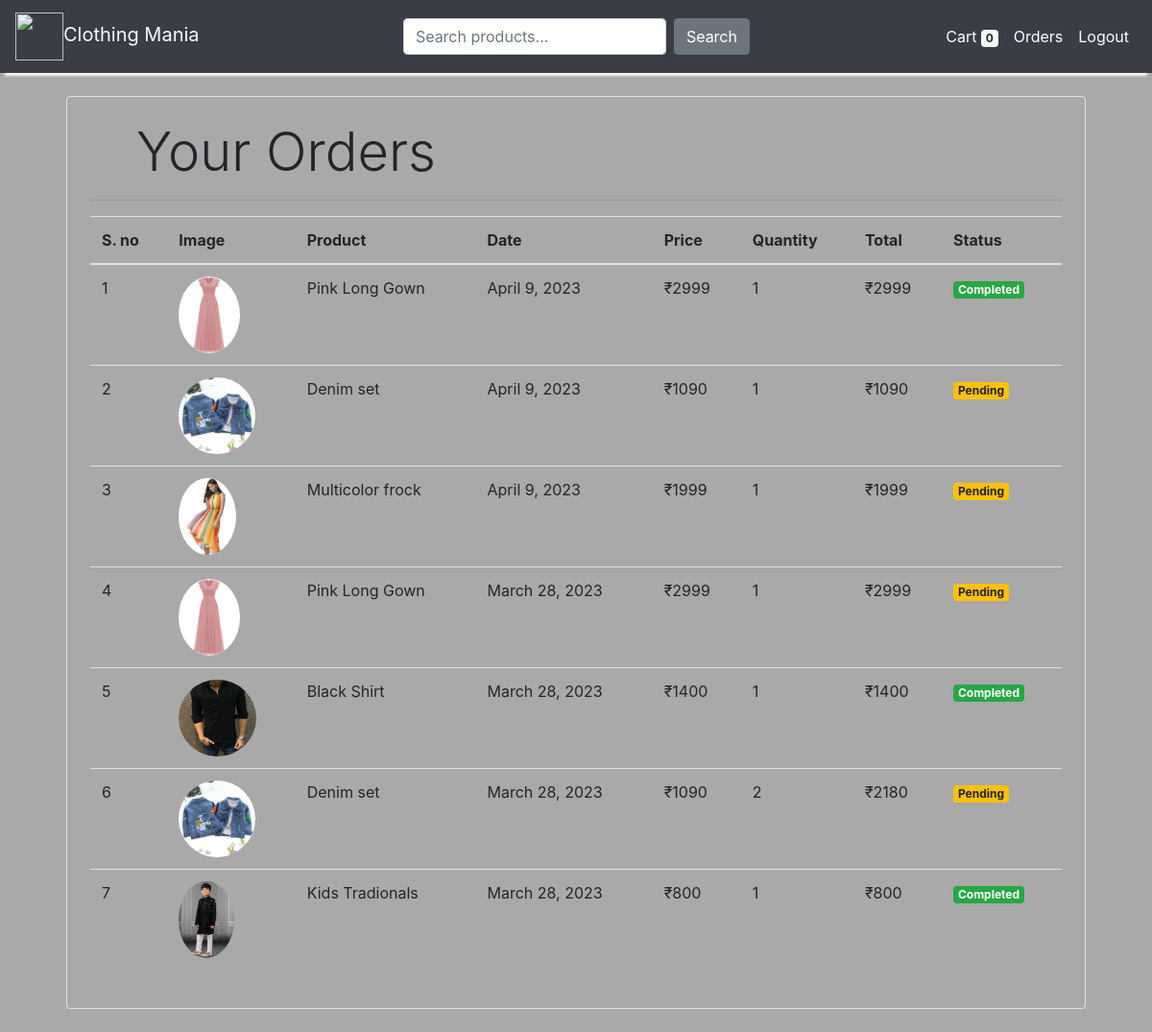
Screenshot of /orders (signed in) with the database file from the repository.
### store/models/orders.py (models this page shows, shortened)
class Order(models.Model):
    product = models.ForeignKey(Products, on_delete=models.CASCADE)
    customer = models.ForeignKey(Customer, on_delete=models.CASCADE)
    quantity = models.IntegerField(default=1)
    price = models.IntegerField()
    address = models.CharField(max_length=50, default='', blank=True)
    phone = models.CharField(max_length=50, default='', blank=True)
    date = models.DateField(default=datetime.datetime.today)
    status = models.BooleanField(default=False)
    @staticmethod
    def get_orders_by_customer(customer_id):
        return Order.objects.filter(customer=customer_id).order_by('-date')
    class Meta:
        verbose_name = "Order"
        verbose_name_plural = "Orders"

### store/models/product.py (models this page shows, shortened)
class Products(models.Model):
    name = models.CharField(max_length=60)
    price = models.IntegerField(default=0)
    category = models.ForeignKey(Category,on_delete=models.CASCADE,default=1 )
    description = models.CharField(max_length=250, default='', blank=True, null= True)
    image = models.ImageField(upload_to='uploads/products/')
    class Meta:
        verbose_name = "Product"
        verbose_name_plural = "Products"

### store/middlewares/auth.py (the view)
    def middleware(request):
        print(request.session.get('customer'))
        returnUrl = request.META['PATH_INFO']
        print(request.META['PATH_INFO'])
        if not request.session.get('customer'):
           return redirect(f'login?return_url={returnUrl}')
        response = get_response(request)
        return response

### store/templatetags/custom_filter.py (called while the page is built)
@register.filter(name='currency')
def currency(number):
    return "₹"+str(number)

@register.filter(name='multiply')
def multiply(number , number1):
    return number * number1

### store/views/orders.py (called while the page is built)
    def get(self , request ):
        customer = request.session.get('customer')
        orders = Order.get_orders_by_customer(customer)
        print(orders)
        return render(request , 'orders.html'  , {'orders' : orders})

### store/templates/orders.html
{% extends 'base.html' %}
{% block content %}
{% load cart %}
{% load custom_filter %}
<div class="container">
   <div class="border rounded p-4 m-4">
        <p class="display-4 pl-4 ml-4">Your Orders</p>
        <hr>
        <table class="table">
            <thead>
                <tr>
                    <th>S. no</th>
                    <th>Image</th>
                    <th>Product</th>
                    <th>Date</th>
                    <th>Price</th>
                    <th>Quantity</th>
                    <th>Total</th>
                    <th>Status</th>
                </tr>
            </thead>
            <tbody>
                {% for order in orders %}
                <tr>
                    <td>{{forloop.counter}}</td>
                    <td><img style="height: 80px;" class="rounded-circle" src="{{order.product.image.url}}" alt=""></td>
                    <td>{{order.product.name}}</td>
                    <td>{{order.date}}</td>
                    <td>{{order.price|currency}}</td>
                    <td>{{order.quantity}}</td>
                    <td>{{order.quantity|multiply:order.price|currency}}</td>
                    {% if order.status %}
                    <td><small class="badge badge-success">Completed</small></td>
                    {%else%}
                    <td><small class="badge badge-warning">Pending</small></td>
                    {% endif %}
                </tr>
                {% endfor %}
            </tbody>
        </table>
   </div>
</div>
{% endblock %}

### store/templates/base.html (shortened to what this page needs)
<!doctype html>
<html lang="en">
<head>
  <link rel="stylesheet" href="https://maxcdn.bootstrapcdn.com/bootstrap/4.0.0/css/bootstrap.min.css"
>
  <link rel="stylesheet" href="https://use.fontawesome.com/releases/v5.7.0/css/all.css">
</head>
<body>
<nav class="one-edge-shadow
  navbar navbar-light
  sticky-top navbar
  navbar-expand-lg
  text-white">
    <a class="navbar-brand ms-3 text-light" href="/">
    <img src="https://media0.giphy.com/media/YMk2N6sko2QBrsvKPr/giphy.gif?cid=6c09b952c5f61e2a29343497aacae276140361abe52321b2&rid=giphy.gif&ct=s" style="width:50px;height:50px;">Clothing Mania</a>
      <form action="{% url 'search' %}" method="GET" class="form-inline my-2 my-lg-0 ml-auto">
        <input class="form-control mr-sm-2" type="search" placeholder="Search products..." aria-label="Search" name="q">
        <button class="btn btn-secondary my-2 my-sm-0" type="submit">Search</button>
    </form>
      <ul class="navbar-nav ml-auto">
        <li class="nav-item active">
          <a class="nav-link text-white" href="/cart">Cart
            <span class="badge badge-light">{{request.session.cart.keys|length}}</span>
            <span class="sr-only">(current)</span></a>
        </li>
        {% if request.session.customer %}
        <li class="nav-item active ">
          <a class="nav-link text-white" href="/orders">Orders<span class="sr-only">(current)</span></a>
        </li>
        <li class="nav-item active ">
          <a class="nav-link text-white" href="/logout">Logout<span class="sr-only">(current)</span></a>
        </li>
        {% endif %}
      </ul>
  </nav>
  {% block content %}
  {% endblock %}
</body>
</html>

### store/templates/base.html (style rules this page uses)
nav { background-color: #3A3D45; }
.one-edge-shadow { box-shadow: 0 8px 2px -5px rgb(246, 245, 245); }
body { background-color: darkgray; background-size: 200px; background-image: url('https://thumbs.gfycat.com/LimpEntireEland-max-1mb.gif'); }

### rows the page displays
Order: product.image (picture), product.name "Pink Long Gown", date "April 9, 2023", price "₹2999", quantity "1", quantity|multiply "₹2999", status "Completed"
Order: product.image (picture), product.name "Denim set", date "April 9, 2023", price "₹1090", quantity "1", quantity|multiply "₹1090", status "Pending"
Order: product.image (picture), product.name "Multicolor frock", date "April 9, 2023", price "₹1999", quantity "1", quantity|multiply "₹1999", status "Pending"
Order: product.image (picture), product.name "Pink Long Gown", date "March 28, 2023", price "₹2999", quantity "1", quantity|multiply "₹2999", status "Pending"
Order: product.image (picture), product.name "Black Shirt", date "March 28, 2023", price "₹1400", quantity "1", quantity|multiply "₹1400", status "Completed"
Order: product.image (picture), product.name "Denim set", date "March 28, 2023", price "₹1090", quantity "2", quantity|multiply "₹2180", status "Pending"
Order: product.image (picture), product.name "Kids Tradionals", date "March 28, 2023", price "₹800", quantity "1", quantity|multiply "₹800", status "Completed"

### other values shown
{{ request.session.cart.keys|length }} "0"
